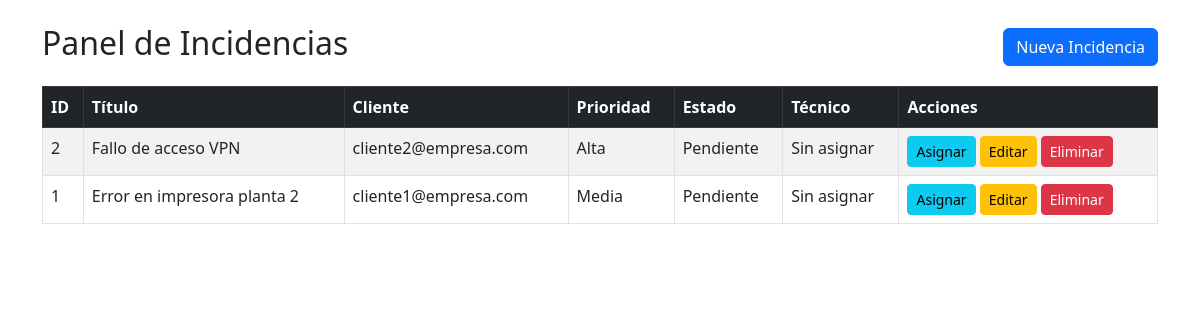
Before: / with the older database file.
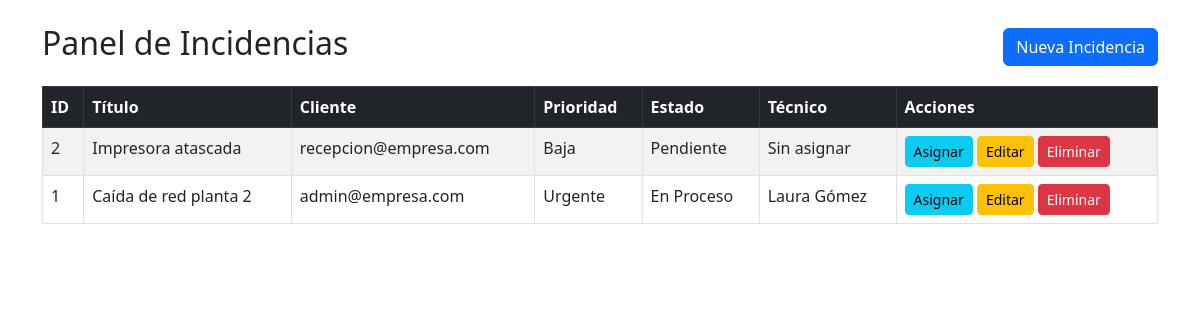
After: the same page with the newer database file.
### tables this page shows
CREATE TABLE incidencias (
    id INT AUTO_INCREMENT PRIMARY KEY,
    titulo VARCHAR(150) NOT NULL,
    descripcion TEXT NOT NULL,
    prioridad ENUM('Baja', 'Media', 'Alta', 'Urgente') DEFAULT 'Media',
    estado ENUM('Pendiente', 'En Proceso', 'Resuelta') DEFAULT 'Pendiente',
    email_cliente VARCHAR(100) NOT NULL,
    tecnico_id INT NULL,
    fecha_creacion TIMESTAMP DEFAULT CURRENT_TIMESTAMP,
    CONSTRAINT fk_tecnico FOREIGN KEY (tecnico_id) REFERENCES tecnicos(id) ON DELETE SET NULL
);

CREATE TABLE tecnicos (
    id INT AUTO_INCREMENT PRIMARY KEY,
    nombre VARCHAR(100) NOT NULL,
    email VARCHAR(100) NOT NULL UNIQUE,
    especialidad VARCHAR(100) DEFAULT NULL,
    tareas_activas INT DEFAULT 0
);

### index.php (the view, shortened to what this page needs)
<?php
require_once 'conexion.php';
$sql = "SELECT i.*, t.nombre AS tecnico_nombre
        FROM incidencias i
        LEFT JOIN tecnicos t ON i.tecnico_id = t.id
        ORDER BY i.id DESC";
$stmt = $pdo->prepare($sql);
$stmt->execute();
$incidencias = $stmt->fetchAll(PDO::FETCH_ASSOC);
?>
<!DOCTYPE html>
<html lang="es">
<head>
    <link href="https://cdn.jsdelivr.net/npm/bootstrap@5.3.0/dist/css/bootstrap.min.css" rel="stylesheet">
</head>
<body class="container mt-4">
    <div class="d-flex justify-content-between align-items-center mb-3">
        <h2>Panel de Incidencias</h2>
        <a href="nueva_incidencia.php" class="btn btn-primary">Nueva Incidencia</a>
    </div>
    <table class="table table-bordered table-striped">
        <thead class="table-dark">
            <tr>
                <th>ID</th>
                <th>Título</th>
                <th>Cliente</th>
                <th>Prioridad</th>
                <th>Estado</th>
                <th>Técnico</th>
                <th>Acciones</th>
            </tr>
        </thead>
        <tbody>
            <?php foreach ($incidencias as $inc): ?>
                <tr>
                    <td><?= $inc['id'] ?></td>
                    <td><?= htmlspecialchars($inc['titulo']) ?></td>
                    <td><?= htmlspecialchars($inc['email_cliente']) ?></td>
                    <td><?= htmlspecialchars($inc['prioridad']) ?></td>
                    <td><?= htmlspecialchars($inc['estado']) ?></td>
                    <td><?= htmlspecialchars($inc['tecnico_nombre'] ?? 'Sin asignar') ?></td>
                    <td>
                        <a href="asignar_tecnico.php?id=<?= $inc['id'] ?>" class="btn btn-sm btn-info">Asignar</a>
                        <a href="editar_incidencia.php?id=<?= $inc['id'] ?>" class="btn btn-sm btn-warning">Editar</a>
                        <a href="eliminar_incidencia.php?id=<?= $inc['id'] ?>" class="btn btn-sm btn-danger" onclick="return confirm('¿Seguro que quieres borrar esta incidencia?');">Eliminar</a>
                    </td>
                </tr>
            <?php endforeach; ?>
        </tbody>
    </table>
</body>
</html>

Changed rows visible on the page:
changed incidencias "Pendiente": titulo "Fallo de acceso VPN" → "Impresora atascada"; email_cliente "cliente2@empresa.com" → "recepcion@empresa.com"; prioridad "Alta" → "Baja"
changed incidencias id 1: titulo "Error en impresora planta 2" → "Caída de red planta 2"; email_cliente "cliente1@empresa.com" → "admin@empresa.com"; prioridad "Media" → "Urgente"; estado "Pendiente" → "En Proceso"; tecnico.nombre "Sin asignar" → "Laura Gómez"
